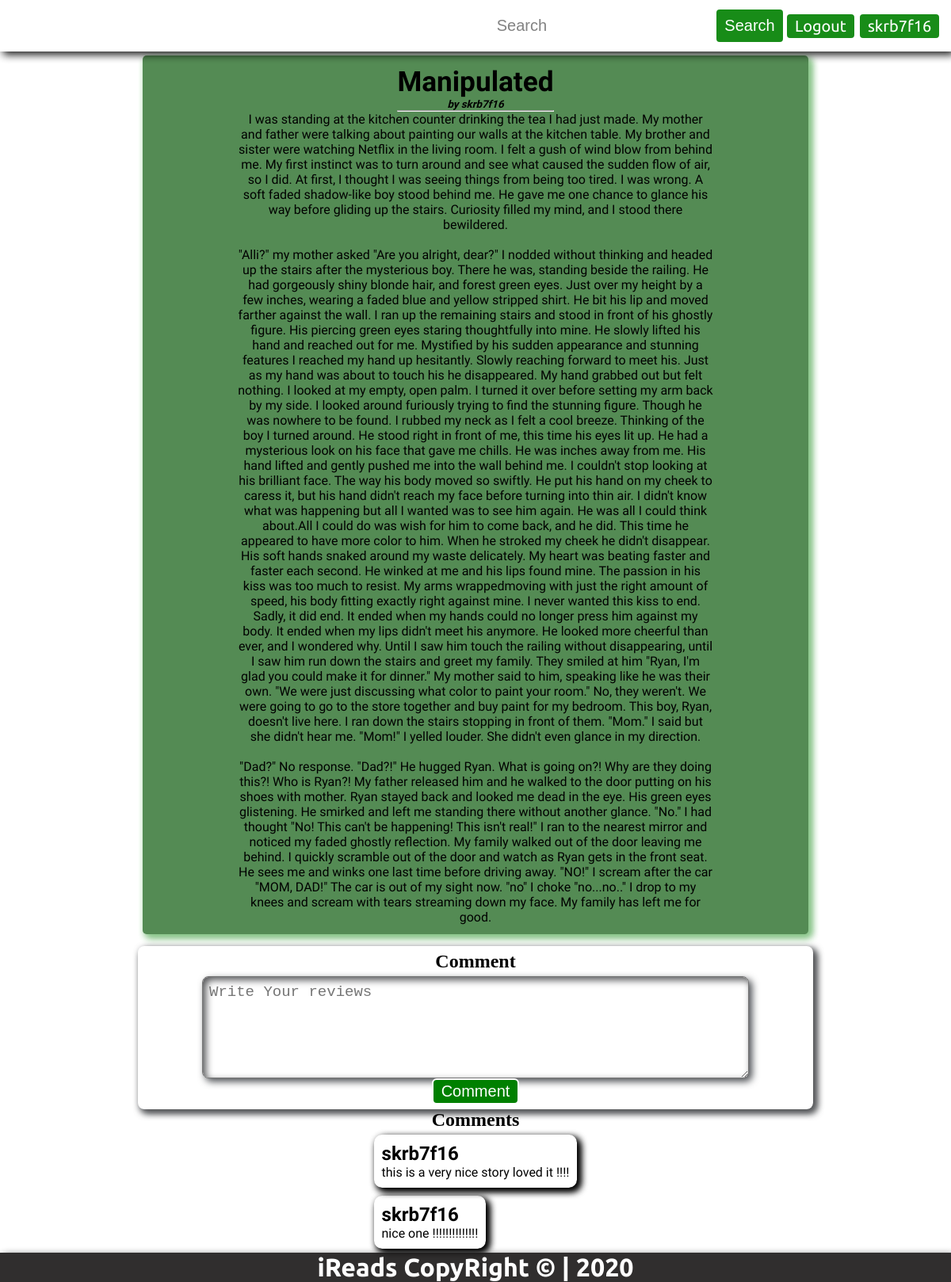
/thread?cat=story&&id=1 (signed in), run on the app's committed database.
### iReads/models.py (models this page shows, shortened)
class StoriesThreads(models.Model):
    id=models.AutoField(primary_key=True)
    type=models.ForeignKey("StoriesCat", on_delete=models.CASCADE)
    author=models.CharField(max_length=100,default="skrb7f16")
    name=models.CharField(max_length=100)
    head=models.TextField()
    body=models.TextField()
    conclusion=models.TextField()

class Comment(models.Model):
    author=models.ForeignKey(User,on_delete=models.CASCADE)
    content=models.TextField()
    type=models.CharField(max_length=30)
    category=models.CharField(max_length=30)
    onpost=models.IntegerField()

### iReads/views.py (the view)
# urls.py: path('thread', views.thread,name='thread' ),
def thread(request):
    global BUTTONS
    if request.user.is_authenticated:
        BUTTONS='<a href="logoutUser" class="btn">Logout</a>'+f'<a class="btn">{request.user.username}</a>'
    cat = request.GET.get('cat')
    id = request.GET.get('id')
    if(cat == "story" and id != ''):
        id = int(id)
        comments=Comment.objects.filter(onpost=id)
        context = {"story": StoriesThreads.objects.filter(id=id).first(
        ), "buttons": BUTTONS,"comments":comments,"typeof":"story"}
        print(context['story'].name)
        return render(request, 'thread.html', context)
    elif(cat == "idiscuss" and id != ''):
        id = int(id)
        context = {"story": StoriesThreads.objects.filter(id=id).first(
        ), "buttons": BUTTONS}
        print(context['story'].name)
        return render(request, 'thread.html', context)
    else:
        return redirect(index)

### templates/thread.html (shortened to what this page needs)
{% extends 'basic.html' %}
    {% block userButtonNav %}
    {{buttons|safe}}
    {% endblock userButtonNav %}
{% load static %}
{% block body %}
    <div class="  container jumbotron text-center">
        <div class="head">
            <h1 class="large-text">{{story.name}}</h1>
            <h5><i>by {{story.author}}</i></h5>
            <hr>
        </div>
        <div class="body">
            <p>
               {{story.head}}
            </p>
            <br>
            <p>
                {{story.body}}
            </p>
            <br>
            <p>
                {{story.conclusion}}
            </p>
        </div>
    </div>
    <form action="submitComment?type={{typeof}}&&category={{story.type.catName}}&&id={{story.id}}" class="form-group" method="post">
        <h2>Comment </h2>
        <textarea name="comment" id="comment" cols="30" rows="5" placeholder="Write Your reviews" required></textarea>
        <button class="btn">Comment</button>
    </form>
    <section class="comment">
        <h2>Comments</h2>
        <ul class="posts">
        {% for comment in comments  %}
            <li class="post">
                <h2><a href="user.html">{{comment.author}}</a></h2>
                <p class="content">{{comment.content}}</p>
            </li>
            {% endfor %}
        </ul>
    </section>
{% endblock body %}

### static/css/navbar.css (style rules this page uses)
* { margin: 0; padding: 0; }
.right-side a { display: block; padding: 3px 10px; text-decoration: none; margin-left:3px ; }
.btn { font-size: 20px; padding: 3px 10px; border-radius: 6px; outline: none; color: white; background-color: green; border: 2px solid; cursor: pointer; }
.large-text { font-size: 2.2rem; }

### static/css/main.css (style rules this page uses)
.container { display: flex; width: 80%; padding: 1% 10%; justify-content: center; align-items: center; flex-wrap: wrap; }
.text-center { text-align: center; }
.jumbotron { background-color: rgb(84, 139, 84); width: 50%; height: fit-content; border-radius: 5px; margin: auto; margin-top: 5px; box-shadow: 4px 4px 10px rgb(137, 197, 137), 4px 4px 10px rgb(137, 197, 137); font-family: 'Pangolin', cursive; }
.posts { list-style: none; display: flex; align-items: center; justify-content: center; flex-direction: column; font-family: 'Anonymous Pro', monospace; }
.posts .post { margin: 5px; border-radius: 10px; padding: 10px; box-shadow: 4px 4px 10px black, 4px 4px 10px black; }
.posts a { color: black; text-decoration: none; }
.form-group { display: flex; justify-content: center; align-items: center; margin: auto; width: 70%; border-radius: 8px; padding: 0.5%; flex-direction: column; margin-top: 15px; box-shadow: 4px 4px 10px rgb(87, 88, 90), 4px 4px 10px rgb(75, 78, 82); }
.form-group input, .form-group textarea { outline: none; width: 80%; padding: 1%; border-radius: 8px; margin-top: 5px; box-shadow: inset 4px 4px 10px rgb(87, 88, 90), 4px 4px 10px rgb(75, 78, 82); display: flex; font-size: 19px; }
.comment { width: fit-content; display: flex; justify-content: center; align-items: center; margin: auto; flex-direction: column; }
.comment .posts { display: flex; flex-direction: column; max-width: 500px; justify-content: flex-start; align-items: flex-start; }
.comment .posts .post { box-shadow: 4px 4px 10px black, 4px 4px 10px black; border: none; }

### static/css/phone.css (style rules this page uses)
.right-side .btn { font-size: 15px; }
.container { flex-direction: column; margin: auto; }
.jumbotron { padding: 0 0; width: 80vw; margin: auto; }
.jumbotron .head, .jumbotron .body { width: 50vw; }
.form-group { width: 80%; }
.comment { width: 80%; }
.form-group input, .form-group textarea { width: 80%; box-shadow: inset 2px 2px 5px rgb(87, 88, 90), 2px 2px 5px rgb(75, 78, 82); }

### data on the page
StoriesThreads: name "Manipulated", author "skrb7f16", head "I was standing at the kitchen counter drinking the tea I had just made. My mother and father were talking about painting our walls at the kitchen table. My brother and sister were watching Netflix in the living room. I felt a gush of wind blow from behind me. My first instinct was to turn around and see what caused the sudden flow of air, so I did. At first, I thought I was seeing things from being too tired. I was wrong. A soft faded shadow-like boy stood behind me. He gave me one chance to glance his way before gliding up the stairs. Curiosity filled my mind, and I stood there bewildered.", body "\"Alli?\" my mother asked \"Are you alright, dear?\" I nodded without thinking and headed up the stairs after the mysterious boy. There he was, standing beside the railing. He had gorgeously shiny blonde hair, and forest green eyes. Just over my height by a few inches, wearing a faded blue and yellow stripped shirt. He bit his lip and moved farther against the wall. I ran up the remaining stairs and stood in front of his ghostly figure. His piercing green eyes staring thoughtfully into mine. He slowly lifted his hand and reached out for me. Mystified by his sudden appearance and stunning features I reached my hand up hesitantly. Slowly reaching forward to meet his. Just as my hand was about to…", conclusion "\"Dad?\" No response. \"Dad?!\" He hugged Ryan. What is going on?! Why are they doing this?! Who is Ryan?! My father released him and he walked to the door putting on his shoes with mother. Ryan stayed back and looked me dead in the eye. His green eyes glistening. He smirked and left me standing there without another glance. \"No.\" I had thought \"No! This can't be happening! This isn't real!\" I ran to the nearest mirror and noticed my faded ghostly reflection. My family walked out of the door leaving me behind. I quickly scramble out of the door and watch as Ryan gets in the front seat. He sees me and winks one last time before driving away. \"NO!\" I scream after the car \"MOM, DAD!\" The car is…"
Comment: author "skrb7f16", content "this is a very nice story loved it !!!!"
Comment: author "skrb7f16", content "nice one !!!!!!!!!!!!!!"

### other printed values
{{ buttons|safe }} "Logout skrb7f16"
